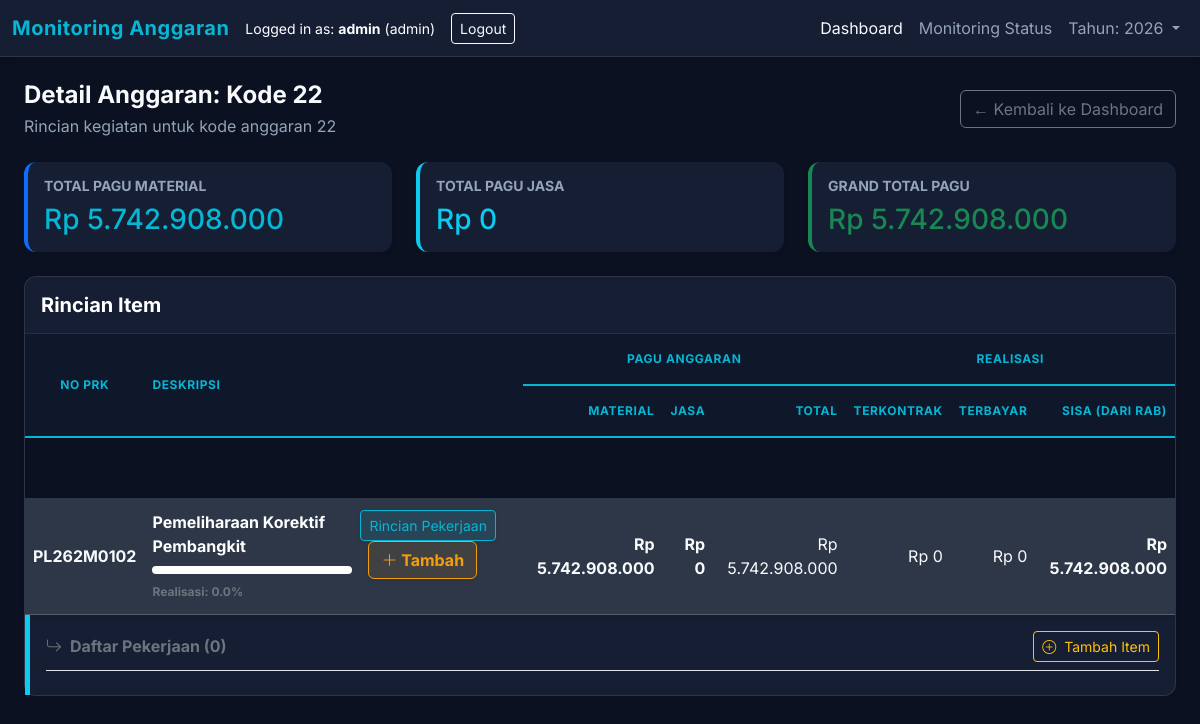
Page /detail/22 (signed in) on the committed database.
### app/models.py (models this page shows, shortened)
class User(UserMixin, db.Model):
    id = db.Column(db.Integer, primary_key=True)
    username = db.Column(db.String(100), unique=True, nullable=False)
    password_hash = db.Column(db.String(200), nullable=False)
    role = db.Column(db.String(50), nullable=False, default=UserRole.VIEWER)
    def has_permission(self, permission_name):
        if self.role == UserRole.SUPER_ADMIN:
            return True
        permission = Permission.query.filter_by(name=permission_name).first()
        if not permission:
            return False
        role_perm = RolePermission.query.filter_by(
            role=self.role,
            permission_id=permission.id
        ).first()
        return role_perm.is_allowed if role_perm else False

class BudgetLine(db.Model):
    id = db.Column(db.Integer, primary_key=True)
    kode = db.Column(db.String(50), nullable=False)
    no_prk = db.Column(db.String(100), nullable=False)
    deskripsi = db.Column(db.String(255), nullable=False)
    tahun = db.Column(db.Integer, nullable=False, default=2026)
    pagu_material = db.Column(db.Float, default=0)
    pagu_jasa = db.Column(db.Float, default=0)
    pagu_total = db.Column(db.Float, default=0)
    usulan_rab_rp = db.Column(db.Float, default=0)
    terkontrak_rp = db.Column(db.Float, default=0)
    terbayar_rp = db.Column(db.Float, default=0)
    ellipse_rp = db.Column(db.Float, default=0)
    order_index = db.Column(db.Integer, default=0)

### app/routes/main.py (the view)
@bp.route('/detail/<kode>')
def detail(kode):
    items = BudgetLine.query.filter_by(kode=kode).all()
    total_pagu_material = sum(item.pagu_material for item in items)
    total_pagu_jasa = sum(item.pagu_jasa for item in items)
    total_pagu_total = sum(item.pagu_total for item in items)
    return render_template('detail.html',
                           items=items,
                           kode=kode,
                           total_pagu_material=total_pagu_material,
                           total_pagu_jasa=total_pagu_jasa,
                           total_pagu_total=total_pagu_total)

### app/templates/detail.html (shortened to what this page needs)
{% extends 'base.html' %}
{% block content %}
<div class="d-flex justify-content-between align-items-center mb-4">
    <div>
        <h4 class="fw-bold mb-1">Detail Anggaran: Kode {{ kode }}</h4>
        <p class="text-muted mb-0">Rincian kegiatan untuk kode anggaran {{ kode }}</p>
    </div>
    <a href="/" class="btn btn-outline-secondary">
        &larr; Kembali ke Dashboard
    </a>
</div>
<div class="row mb-4">
    <div class="col-md-4">
        <div class="card shadow-sm border-0 border-start border-4 border-primary h-100">
            <div class="card-body">
                <h6 class="text-uppercase text-muted small fw-bold">Total Pagu Material</h6>
                <h3 class="mb-0 text-primary">Rp {{ total_pagu_material|ribuan }}</h3>
            </div>
        </div>
    </div>
    <div class="col-md-4">
        <div class="card shadow-sm border-0 border-start border-4 border-info h-100">
            <div class="card-body">
                <h6 class="text-uppercase text-muted small fw-bold">Total Pagu Jasa</h6>
                <h3 class="mb-0 text-info">Rp {{ total_pagu_jasa|ribuan }}</h3>
            </div>
        </div>
    </div>
    <div class="col-md-4">
        <div class="card shadow-sm border-0 border-start border-4 border-success h-100">
            <div class="card-body">
                <h6 class="text-uppercase text-muted small fw-bold">Grand Total Pagu</h6>
                <h3 class="mb-0 text-success">Rp {{ total_pagu_total|ribuan }}</h3>
            </div>
        </div>
    </div>
</div>
<div class="card shadow-sm">
    <div class="card-header bg-transparent py-3 border-bottom border-secondary" style="--bs-border-opacity: .2;">
        <h5 class="mb-0 fw-bold text-white">Rincian Item</h5>
    </div>
    <div class="card-body p-0">
        <div class="table-responsive">
            <table class="table table-borderless mb-0" style="border-collapse: separate; border-spacing: 0;">
                <thead class="text-white bg-transparent" style="border-bottom: 2px solid rgba(255,255,255,0.1);">
                    <tr>
                        <th rowspan="2" class="align-middle text-center">No PRK</th>
                        <th rowspan="2" class="align-middle">Deskripsi</th>
                        <th colspan="3" class="text-center">Pagu Anggaran</th>
                        <th colspan="3" class="text-center">Realisasi</th>
                    </tr>
                    <tr>
                        <th class="text-end">Material</th>
                        <th class="text-end">Jasa</th>
                        <th class="text-end">Total</th>
                        <th class="text-end">Terkontrak</th>
                        <th class="text-end">Terbayar</th>
                        <th class="text-end">Sisa (dari RAB)</th>
                    </tr>
                </thead>
                <tbody>
                    {% for item in items %}
                    <tr style="height: 60px; background-color: var(--bg-dark); border: transparent;">
                        <td colspan="12" style="border: none;"></td>
                    </tr>
                    <tr class="align-middle border border-secondary shadow-sm"
                        style="background-color: #2d3748; color: white; border-left: 5px solid var(--accent-primary) !important;">
                        <td class="text-nowrap fw-bold">{{ item.no_prk }}</td>
                        <td>
                            <div class="d-flex justify-content-between align-items-start">
                                <div>
                                    <div class="fw-bold text-white">{{ item.deskripsi }}</div>
                                    {% if item.pagu_total > 0 %}
                                    {% set percent = (item.ellipse_rp / item.pagu_total) * 100 %}
                                    {% else %}
                                    {% set percent = 0 %}
                                    {% endif %}
                                    <div class="progress mt-2 mb-1 bg-white" style="height: 8px; width: 200px;">
                                    </div>
                                    <small class="text-secondary fw-bold" style="font-size: 0.75rem;">Realisasi: {{
                                        "{:.1f}".format(percent) }}%</small>
                                </div>
                                <div class="ms-2">
                                    <button class="btn btn-sm btn-primary shadow-sm" type="button"
                                        data-bs-toggle="collapse" data-bs-target="#jobs-{{ item.id }}"
                                        aria-expanded="false">
                                        Rincian Pekerjaan
                                    </button>
                                    {% if current_user.has_permission('add_job') %}
                                    <button class="btn btn-warning shadow-sm ms-2 fw-bold" type="button"
                                        onclick="openAddJobModal('{{ item.id }}', '{{ item.no_prk }}')"
                                        style="box-shadow: 0 0 10px rgba(245, 158, 11, 0.5);">
                                        <i class="bi bi-plus-lg"></i> Tambah
                                    </button>
                                    {% endif %}
                                </div>
                            </div>
                        <td class="text-end fw-bold text-white">Rp {{ item.pagu_material|ribuan }}</td>
                        <td class="text-end fw-bold text-white">Rp {{ item.pagu_jasa|ribuan }}</td>
                        <td class="text-end fw-extrabold text-white">Rp {{ item.pagu_total|ribuan }}</td>
                        <td class="text-end text-white">Rp {{ item.terkontrak_rp|ribuan }}</td>
                        <td class="text-end text-white">Rp {{ item.terbayar_rp|ribuan }}</td>
                        <td class="text-end fw-bold text-white">Rp {{ (item.pagu_total - item.usulan_rab_rp)|ribuan }}
                        </td>
                    </tr>
                    <tr class="collapse show" id="jobs-{{ item.id }}">
                        <td colspan="12" class="p-0 border-0">
                            <div
                                class="card card-body bg-transparent rounded-0 border-0 p-3 shadow-sm border-start border-5 border-info">
                                <div class="d-flex justify-content-between align-items-center border-bottom pb-2 mb-2">
                                    <h6 class="fw-bold mb-0 text-secondary">
                                        <i class="bi bi-arrow-return-right me-2"></i>Daftar Pekerjaan ({{
                                        item.jobs|length }})
                                    </h6>
                                    {% if current_user.has_permission('add_job') %}
                                    <button class="btn btn-sm btn-outline-warning"
                                        onclick="openAddJobModal('{{ item.id }}', '{{ item.no_prk }}')">
                                        <i class="bi bi-plus-circle me-1"></i> Tambah Item
                                    </button>
                                    {% endif %}
                                </div>
                            </div>
                        </td>
                    </tr>
                    {% endfor %}
                </tbody>
            </table>
        </div>
    </div>
</div>
{% endblock %}

### app/templates/base.html (shortened to what this page needs)
<!DOCTYPE html>
<html lang="id">
<head>
    <link href="https://cdn.jsdelivr.net/npm/bootstrap@5.3.0/dist/css/bootstrap.min.css" rel="stylesheet">
    <link rel="stylesheet" href="{{ url_for('static', filename='style.css') }}">
    <link rel="stylesheet" href="https://cdn.jsdelivr.net/npm/bootstrap-icons@1.7.2/font/bootstrap-icons.css">
</head>
<body>
    <nav class="navbar navbar-expand-lg navbar-dark mb-4">
        <div class="container-fluid">
            <span class="navbar-brand mb-0 h1">Monitoring Anggaran</span>
            <div class="d-flex align-items-center">
                {% if current_user.is_authenticated %}
                <span class="text-white me-3">
                    <small>Logged in as: <strong>{{ current_user.username }}</strong> ({{ current_user.role }})</small>
                </span>
                <a href="{{ url_for('auth.logout') }}" class="btn btn-sm btn-outline-light">Logout</a>
                {% else %}
                <a href="{{ url_for('auth.login') }}" class="btn btn-sm btn-outline-light">Login</a>
                {% endif %}
            </div>
            <div class="collapse navbar-collapse" id="navbarNav">
                <ul class="navbar-nav ms-auto">
                    <li class="nav-item">
                        <a class="nav-link active" href="/">Dashboard</a>
                    </li>
                    {% if current_user.is_authenticated %}
                    <li class="nav-item">
                        <a class="nav-link" href="{{ url_for('main.monitoring') }}">Monitoring Status</a>
                    </li>
                    <li class="nav-item dropdown">
                        <a class="nav-link dropdown-toggle" href="#" id="yearDropdown" role="button"
                            data-bs-toggle="dropdown" aria-expanded="false">
                            Tahun: {{ session.get('year', 2026) }}
                        </a>
                    </li>
                    {% endif %}
                </ul>
            </div>
        </div>
    </nav>
    <div class="container-fluid px-4">
        {% block content %}{% endblock %}
    </div>
</body>
</html>

### app/static/style.css (style rules this page uses)
:root { --bg-dark: #0B1120; --bg-card: #151e32; --bg-card-hover: #1e293b; --text-main: #F8FAFC; --text-muted: #94A3B8; --accent-primary: #06B6D4; --accent-success: #10B981; --accent-warning: #F59E0B; --accent-danger: #EF4444; --border-color: rgba(255, 255, 255, 0.1); }
body { background-color: var(--bg-dark); font-family: 'Inter', sans-serif; color: var(--text-main); }
.navbar { background-color: var(--bg-card) !important; border-bottom: 1px solid var(--border-color); box-shadow: 0 4px 6px -1px rgba(0, 0, 0, 0.1), 0 2px 4px -1px rgba(0, 0, 0, 0.06); }
.navbar-brand { font-weight: 700; color: var(--accent-primary) !important; letter-spacing: 0.5px; }
.nav-link { color: var(--text-muted) !important; transition: color 0.2s; }
.nav-link:hover, .nav-link.active { color: var(--text-main) !important; }
.card { background-color: var(--bg-card); border: 1px solid var(--border-color); border-radius: 0.75rem; background-color: var(--bg-card); border: 1px solid var(--border-color); border-radius: 0.75rem; box-shadow: 0 4px 6px -1px rgba(0, 0, 0, 0.1); color: var(--text-main); }
.card-header { background-color: transparent !important; border-bottom: 1px solid rgba(255, 255, 255, 0.05); color: var(--text-main); padding-top: 1.25rem; padding-bottom: 1.25rem; }
.table { color: var(--text-main); border-color: var(--border-color); --bs-table-bg: transparent; }
.table> :not(caption)>*>* { background-color: transparent; border-bottom-color: var(--border-color); }
.table thead th { color: var(--accent-primary); background-color: rgba(15, 23, 42, 0.95) !important; border-bottom: 2px solid var(--accent-primary); text-transform: uppercase; font-size: 0.75rem; letter-spacing: 0.05em; padding-top: 1rem; padding-bottom: 1rem; vertical-align: middle; }
.table tbody td { color: var(--text-main) !important; padding-top: 0.75rem; padding-bottom: 0.75rem; border-bottom: 1px solid rgba(255, 255, 255, 0.2); }
.btn-primary { background-color: rgba(6, 182, 212, 0.1); border: 1px solid var(--accent-primary); color: var(--accent-primary); transition: all 0.3s ease; }
.btn-warning { background-color: rgba(245, 158, 11, 0.1); border: 1px solid var(--accent-warning); color: var(--accent-warning); }
.text-primary { color: var(--accent-primary) !important; }
.text-muted { color: var(--text-muted) !important; }

### rows in the picture
User: username "admin", role "admin"
BudgetLine: no_prk "PL262M0102", deskripsi "Pemeliharaan Korektif Pembangkit", percent "0.0", pagu_material|ribuan "5.742.908.000", pagu_jasa|ribuan "0", pagu_total|ribuan "5.742.908.000", terkontrak_rp|ribuan "0", terbayar_rp|ribuan "0", (item.pagu_total-item.usulan_rab_rp)|ribuan "5.742.908.000", jobs|length "0"

### other values in the picture
{{ session.get('year', 2026) }} "2026"
{{ kode }} "22"
{{ total_pagu_material|ribuan }} "5.742.908.000"
{{ total_pagu_jasa|ribuan }} "0"
{{ total_pagu_total|ribuan }} "5.742.908.000"
